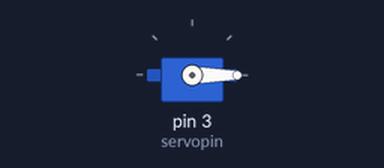
Bench run of a sketch on a simulated Arduino Uno, built with avr-gcc and run on an emulated ATmega328P. Parts: servo.

Above: at 0.05 s.
At 0.75 s:
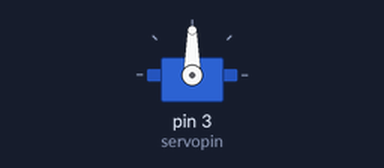
At 1.5 s:
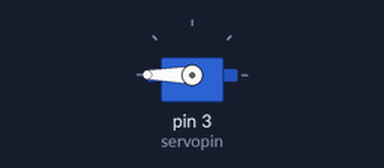
Timing chart, 0 to 3.5 s (numbered marks = the images above):
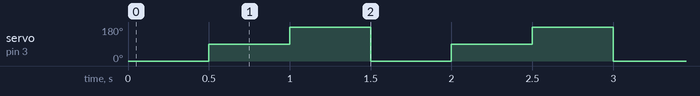

Measured:
- by itself, servo on pin 3 (servopin): repeats every 1.5 s: 180° 0.50 s, 0° 0.50 s, 90° 0.50 s

The sketch:

servo.ino
```cpp
#include<Servo.h>
int servopin = 3;
Servo moto;

void setup() {
  // put your setup code here, to run once:
  moto.attach(servopin);
}

void loop() {
  // put your main code here, to run repeatedly:
  moto.write(0);
  delay(500);
  moto.write(90);
  delay(500);
  moto.write(180);
  delay(500);
}
```
